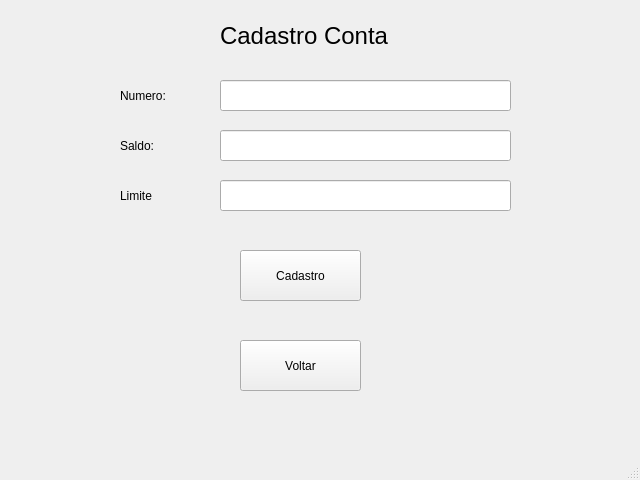
<?xml version="1.0" encoding="UTF-8"?>
<ui version="4.0">
 <class>MainWindow</class>
 <widget class="QMainWindow" name="MainWindow">
  <property name="geometry">
   <rect>
    <x>0</x>
    <y>0</y>
    <width>640</width>
    <height>480</height>
   </rect>
  </property>
  <property name="windowTitle">
   <string>MainWindow</string>
  </property>
  <widget class="QWidget" name="centralwidget">
   <widget class="QLabel" name="label_4">
    <property name="geometry">
     <rect>
      <x>120</x>
      <y>180</y>
      <width>101</width>
      <height>31</height>
     </rect>
    </property>
    <property name="text">
     <string>Limite</string>
    </property>
   </widget>
   <widget class="QLineEdit" name="lineEdit">
    <property name="geometry">
     <rect>
      <x>220</x>
      <y>80</y>
      <width>291</width>
      <height>31</height>
     </rect>
    </property>
   </widget>
   <widget class="QLabel" name="label">
    <property name="geometry">
     <rect>
      <x>220</x>
      <y>10</y>
      <width>191</width>
      <height>51</height>
     </rect>
    </property>
    <property name="font">
     <font>
      <pointsize>18</pointsize>
     </font>
    </property>
    <property name="text">
     <string>Cadastro Conta</string>
    </property>
   </widget>
   <widget class="QLabel" name="label_2">
    <property name="geometry">
     <rect>
      <x>120</x>
      <y>80</y>
      <width>71</width>
      <height>31</height>
     </rect>
    </property>
    <property name="text">
     <string>Numero:</string>
    </property>
   </widget>
   <widget class="QPushButton" name="pushButton">
    <property name="geometry">
     <rect>
      <x>240</x>
      <y>250</y>
      <width>121</width>
      <height>51</height>
     </rect>
    </property>
    <property name="text">
     <string>Cadastro</string>
    </property>
   </widget>
   <widget class="QLabel" name="label_3">
    <property name="geometry">
     <rect>
      <x>120</x>
      <y>130</y>
      <width>71</width>
      <height>31</height>
     </rect>
    </property>
    <property name="text">
     <string>Saldo:</string>
    </property>
   </widget>
   <widget class="QLineEdit" name="lineEdit_3">
    <property name="geometry">
     <rect>
      <x>220</x>
      <y>180</y>
      <width>291</width>
      <height>31</height>
     </rect>
    </property>
   </widget>
   <widget class="QLineEdit" name="lineEdit_2">
    <property name="geometry">
     <rect>
      <x>220</x>
      <y>130</y>
      <width>291</width>
      <height>31</height>
     </rect>
    </property>
   </widget>
   <widget class="QPushButton" name="pushButton_2">
    <property name="geometry">
     <rect>
      <x>240</x>
      <y>340</y>
      <width>121</width>
      <height>51</height>
     </rect>
    </property>
    <property name="text">
     <string>Voltar</string>
    </property>
   </widget>
  </widget>
  <widget class="QMenuBar" name="menubar">
   <property name="geometry">
    <rect>
     <x>0</x>
     <y>0</y>
     <width>640</width>
     <height>21</height>
    </rect>
   </property>
  </widget>
  <widget class="QStatusBar" name="statusbar"/>
 </widget>
 <resources/>
 <connections/>
</ui>
